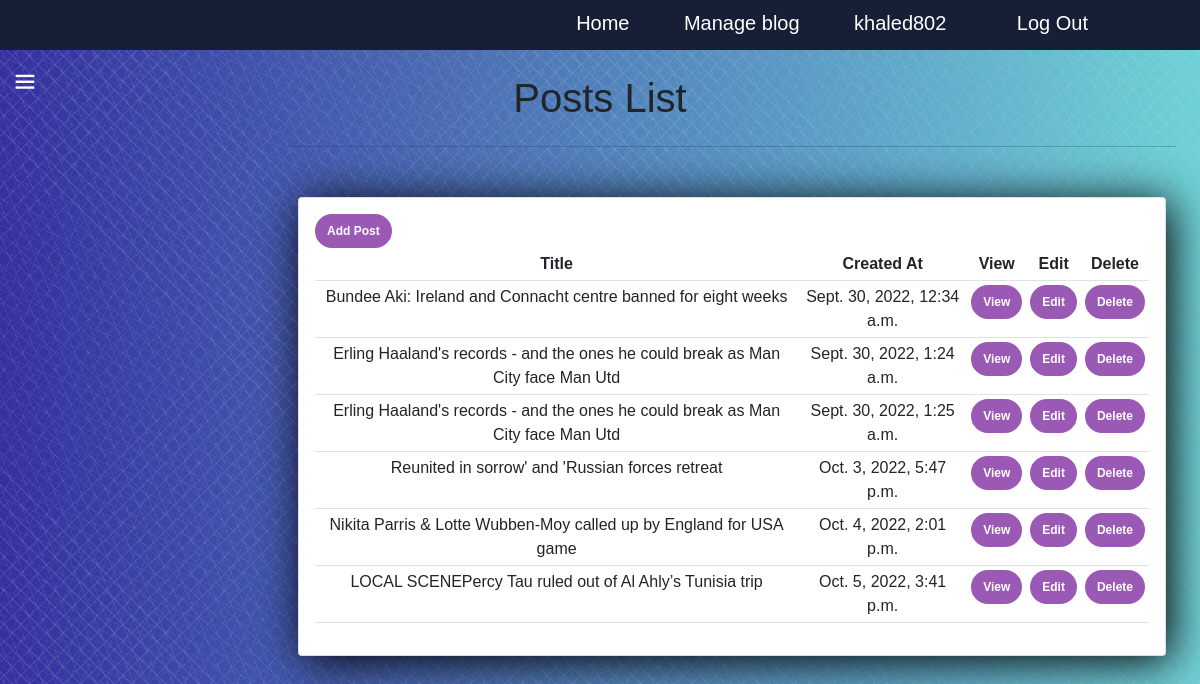
/admn/list_of_posts (signed in), run on the app's committed database.
### post/models.py (models this page shows, shortened)
class Post(models.Model):
    title = models.CharField(max_length=100)
    details = models.TextField()
    picture = models.ImageField(upload_to='images/')
    created_time = models.DateTimeField(auto_now_add=True)
    category=models.ForeignKey(Category , null = True , blank=True , on_delete=models.CASCADE , related_name='post_category')
    num_of_likes=models.IntegerField(default=0)
    @classmethod
    def get_all_posts(cls):
        return cls.objects.all()

### admn/views.py (the view)
# urls.py: path('list_of_posts',list_of_posts,name='list_of_posts'),
@user_passes_test(check_admin)
def list_of_posts(request):
    posts = Post.get_all_posts()
    return render(request,'admn/list_of_posts.html',context={'posts':posts})

### admn/views.py (called while the page is built)
def check_admin(user):
   return user.is_superuser

### categories/context_processors.py (called while the page is built)
def categories_processor(request):
    categories = Category.objects.all()
    print('hi')
    print(categories)
    return {'categories': categories}

### categories/models.py (called while the page is built)
    def get_category_url(self):
        return reverse('category.show', args=[self.id])

    def get_subscribe_url(self):
        return reverse('category.subscribe', args=[self.id])

    def get_subscribers(self):
        return set([sub.user for sub in Subscribe.objects.filter(category=self)])

    def __str__(self) -> str:
        return self.title

### admn/templates/admn/list_of_posts.html (shortened to what this page needs)
{% extends 'base/base.html'%}
    {% block content %}
    <br>
    <div class="row">
        <div class="title" style="text-align: center;"><h1>Posts List</h1></div>
        <div class="col-md-7" style=" display:block; text-align: center; padding-left: 300px; width: 1200px;">
            <hr>
            <div class="card card-body" style="height: auto;">
                <a class="btn btn-primary  btn-sm btn-block" href="{% url 'CreatePost' %}">Add Post</a>
                <table class="table table-sm" style="overflow: scroll;">
                    <tr>
                        <th>Title</th>
                        <th>Created At</th>
                        <th>View</th>
                        <th>Edit</th>
                        <th>Delete</th>
                    </tr>
                    {% for post in posts %}
                    <tr>
                        <td> {{post.title}} </td>
                        <td> {{post.created_time}} </td>
                        <td><a class="btn btn btn-success" href="{% url 'post.show' post.id %}"> View </a></td>
                        <td><a class="btn btn btn-warning" href="{% url 'edit_post' post.id %}"> Edit </a></td>
                        <td><a class="btn btn btn-danger" href="{% url 'delete_post' post.id %}"> Delete </a></td>
                    </tr>
                    {% endfor %}
                </table>
            </div>
        </div>
    </div>
    {% endblock %}

### base/templates/base/base.html (shortened to what this page needs)
{% load static %}
<!DOCTYPE html>
<html lang="en">
<head>
    <link href="https://cdn.jsdelivr.net/npm/bootstrap@5.1.3/dist/css/bootstrap.min.css" rel="stylesheet">
    <link rel="stylesheet" href="{% static 'base/css/style.css'%}">
    <link href='https://unpkg.com/boxicons@2.1.4/css/boxicons.min.css' rel='stylesheet'>
    <link rel="stylesheet" href="{% static 'base/css/footer.css'%}">
</head>
<body>
<div class="navbar">
  <nav>
      <ul>
          <li><a href="{% url 'post.show_all'%}">Home</a></li>
          {% if user.is_superuser%}
            <li><a href="{% url 'show_dashboard' %}">Manage blog</a></li>
          {% endif %}
          {% if user.is_authenticated %}
            <li><a class="navbar-brand" href="{% url 'account.profile'%}" class="user">{{ user.username }}</a></li>
            <li><a class="navbar-brand" href="{% url 'account.logout' %}">Log Out</a></li>
          {% else %}
            <li><a href="{% url 'C_login'%}">Log In</a></li>
            <li><a href="{% url 'account.register'%}">Register</a></li>
          {% endif%}
      </ul>
  </nav>
</div>
      {% block content %}
      {% endblock content %}
<aside>
  <div class="logo">
      <span class="menu-icon">
          <i class="bx bx-menu"></i>
      </span>
  </div>
</aside>
</body>
</html>

### base/static/base/css/style.css (style rules this page uses)
body { background-image: repeating-linear-gradient(135deg, hsla(264,0%,88%,0.03) 0px, hsla(264,0%,88%,0.03) 1px,transparent 1px, transparent 12px),repeating-linear-gradient(45deg, hsla(264,0%,88%,0.03) 0px, hsla(264,0%,88%,0.03) 1px,transparent 1px, transparent 12px), repeating-linear-gradient(67.5deg, hsla(264,0%,88%,0.03) 0px, hsla(264,0%,88%,0.03) 1px,transparent 1px, transparent 12px),repeating-linear-gradient(135deg, hsla(264,0%,88%,0.03) 0px, hsla(264,0%,88%,0.03) 1px,transparent 1px, transparent 12px), repeating-linear-gradient(45deg, hsla(264,0%,88%,0.03) 0px, hsla(264,0%,88%,0.03) 1px,transparent 1px, transparent 12px), repeating-linear-gradient(112.5deg, hsla(264,0%,88%,0.03) 0px, hsla(264,0%,88%,0.03) 1px,transparent 1px, transparent 12px), repeating-linear-gradient(112.5deg, hsla(264,0%,88%,0.03) 0px, hsla(264,0%,88%,0.03) 1px,transparent 1px, transparent 12px), repeating-linear-gradient(45deg, hsla(264,0%,88%,0.03) 0px, hsla(264,0%,88%,0.03) 1px, transparent 1px, transparent 12px),repeating-linear-gradient(22.5deg, hsla(264,0%,88%,0.03) 0px, hsla(264,0%,88%,0.03) 1px,transparent 1px, transparent 12px),repeating-linear-gradient(45deg, hsla(264,0%,88%,0.03) 0px, hsla(264,0%,88%,0.03) 1px,transparent 1px, transparent 12px),repeating-linear-gradient(22.5deg, hsla(264,0%,88%,0.03) 0px, hsla(264,0%,88%,0.03) 1px,transparent 1px, transparent 12px),repeating-linear-gradient(135deg, hsla(264,0%,88%,0.03) 0px, hsla(264,0%,88%,0.03) 1px,transparent 1px, transparent 12px),repeating-linear-gradient(157.5deg, hsla(264,0%,88%,0.03) 0px, hsla(264,0%,88%,0.03) 1px,transparent 1px, transparent 12px),repeating-linear-gradient(67.5deg, hsla(264,0%,88%,0.03) 0px, hsla(264,0%,88%,0.03) 1px,transparent 1px, transparent 12px),repeating-linear-gradient(67.5deg, hsla(264,0%,88%,0.03) 0px, hsla(264,0%,88%,0.03) 1px,transparent 1px, transparent 12px),linear-gradient(90deg, rgb(51,47,160),rgb(109,209,215)); }
* { padding: 0; margin: 0; box-sizing: border-box; font-family: "Segoe UI"; }
aside { position: fixed; top: 0; left: 0; left: -50px; width: 50px; height: 1000px; padding: 10px; background: #171f36; color: white; transition: 0.5s; }
a { text-decoration: none; color: inherit; display: flex; align-items: center; }
.logo { height: 50px; margin: 0 0 50px 0; position: relative; }
.menu-icon { position: absolute; right: -50px; top: 0; width: 30px; height: 30px; border-radius: 30px; font-size: 20px; padding: 1px 1px 35px 1px; text-align: center; cursor: pointer; margin-top: 50px; }
.logo i { font-size: 28px; margin-right: 5px; }
.logo .menu-icon { font-size: 30px; font-weight: 500; margin-left: 15px; }
li a { position: relative; height: 30px; }
.navbar { height: 12%; display: flex; align-items: center; background: #171f36; height: 50px; }
nav { flex: 1; text-align: right; padding-right: 8%; }
nav ul li { list-style: none; display: inline-block; margin-left: 50px; }
nav ul li a { text-decoration: none; color: #fff; font-size: 20px; }
.card { background-size: contain; height: 400px; margin: 50px 10px; box-shadow: 5px 5px 45px black; overflow: hidden; }
.btn { width: max-content; padding: 6px 10px; margin-bottom: 0; margin-right: 0; background: #9b59b6; border: 2px solid #9b59b6; color: white; border-radius: 30px; font-size: 12px; text-decoration: none; font-weight: bold; transition: all .3s ease-in; }

### base/static/base/css/footer.css (style rules this page uses)
* { margin: 0; padding: 0; box-sizing: border-box; font-family: 'Poppins' ,sans-serif; }

### data on the page
Post: title "Bundee Aki: Ireland and Connacht centre banned for eight weeks", created_time "Sept. 30, 2022, 12:34 a.m."
Post: title "Erling Haaland's records - and the ones he could break as Man City face Man Utd", created_time "Sept. 30, 2022, 1:24 a.m."
Post: title "Erling Haaland's records - and the ones he could break as Man City face Man Utd", created_time "Sept. 30, 2022, 1:25 a.m."
Post: title "Reunited in sorrow' and 'Russian forces retreat", created_time "Oct. 3, 2022, 5:47 p.m."
Post: title "Nikita Parris & Lotte Wubben-Moy called up by England for USA game", created_time "Oct. 4, 2022, 2:01 p.m."
Post: title "LOCAL SCENEPercy Tau ruled out of Al Ahly’s Tunisia trip", created_time "Oct. 5, 2022, 3:41 p.m."

### other printed values
{{ user.username }} "khaled802"
